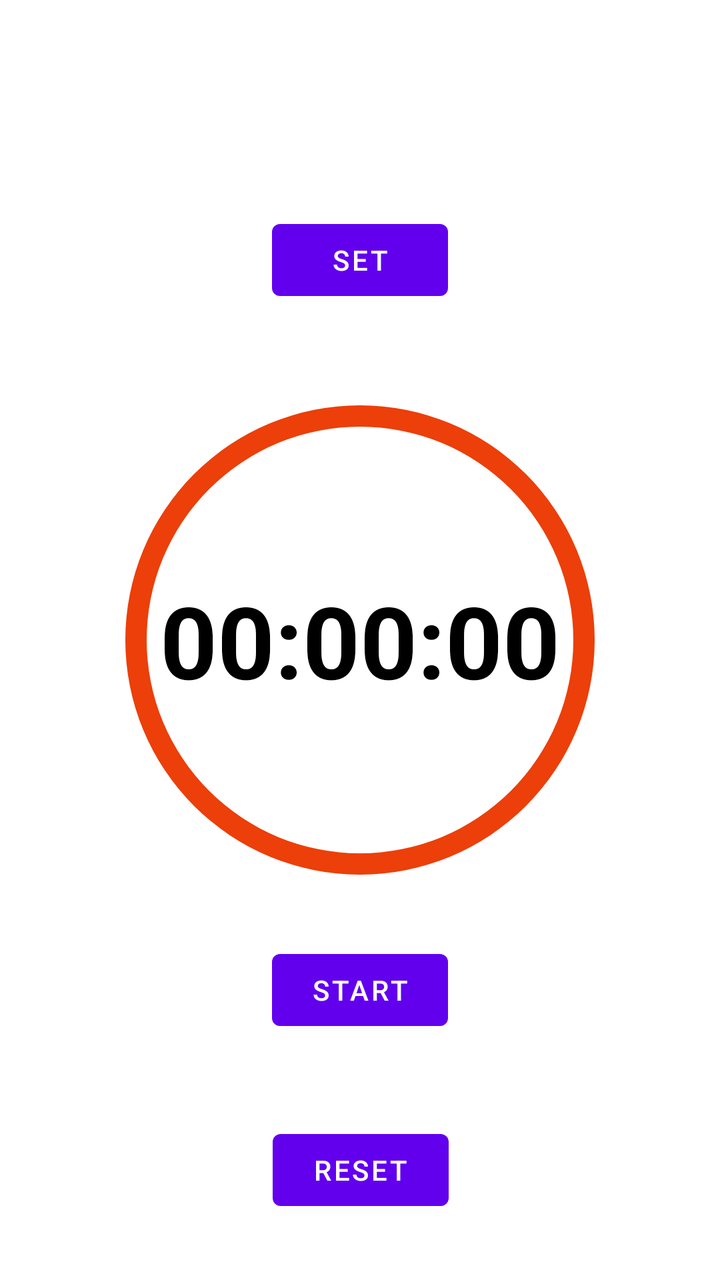
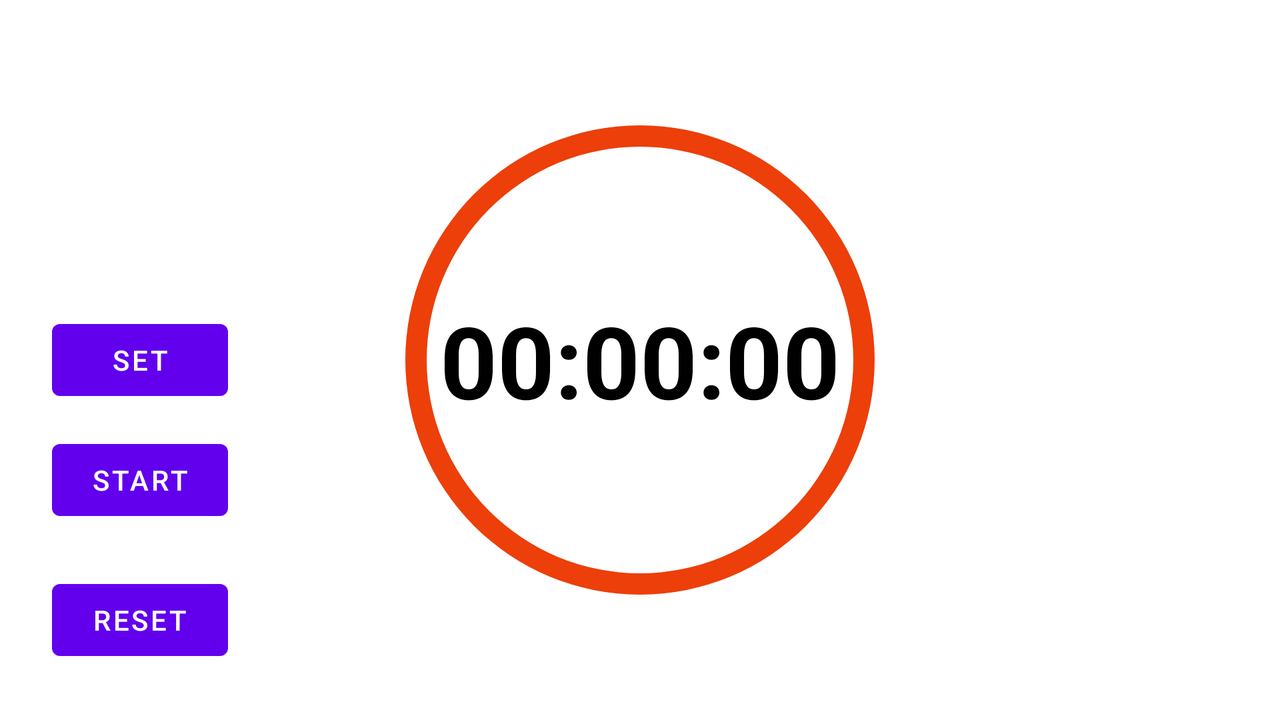

An Android layout and its configuration variant, each rendered on a device that would load it. The default file and the variant file are quoted in full after the pictures.
<!-- AndroidManifest.xml: application theme Theme.Timer1 -->
<!-- res/layout/activity_main.xml -->
<?xml version="1.0" encoding="utf-8"?>
<androidx.constraintlayout.widget.ConstraintLayout xmlns:android="http://schemas.android.com/apk/res/android"
    xmlns:app="http://schemas.android.com/apk/res-auto"
    xmlns:tools="http://schemas.android.com/tools"
    android:layout_width="match_parent"
    android:layout_height="match_parent"
    tools:context=".MainActivity">

    <TextView
        android:id="@+id/time"
        android:layout_width="wrap_content"
        android:layout_height="wrap_content"
        android:text="00:00:00"
        android:textSize="50dp"
        android:textStyle="bold"
        android:textColor="@color/black"
        app:layout_constraintBottom_toBottomOf="parent"
        app:layout_constraintLeft_toLeftOf="parent"
        app:layout_constraintRight_toRightOf="parent"
        app:layout_constraintTop_toTopOf="parent" />

    <Button
        android:id="@+id/startbutton"
        android:layout_width="wrap_content"
        android:layout_height="wrap_content"
        android:text="START"
        android:layout_marginTop="350dp"
        app:layout_constraintBottom_toBottomOf="parent"
        app:layout_constraintEnd_toEndOf="parent"
        app:layout_constraintStart_toStartOf="parent"
        app:layout_constraintTop_toTopOf="parent" />

    <Button
        android:id="@+id/resetbutton"
        android:layout_width="wrap_content"
        android:layout_height="wrap_content"
        android:text="RESET"
        android:layout_marginBottom="20dp"
        app:layout_constraintBottom_toBottomOf="parent"
        app:layout_constraintEnd_toEndOf="parent"
        app:layout_constraintHorizontal_bias="0.501"
        app:layout_constraintStart_toStartOf="parent"
        app:layout_constraintTop_toBottomOf="@+id/startbutton"
        app:layout_constraintVertical_bias="0.79" />

    <Button
        android:id="@+id/setinput"
        android:layout_width="wrap_content"
        android:layout_height="wrap_content"
        android:text="set"
        android:layout_marginTop="100dp"
        app:layout_constraintBottom_toTopOf="@+id/progressBar"
        app:layout_constraintEnd_toEndOf="parent"
        app:layout_constraintStart_toStartOf="parent"
        app:layout_constraintTop_toTopOf="parent" />

    <ProgressBar
        android:id="@+id/progressBar"
        android:layout_width="320dp"
        android:layout_height="320dp"
        android:indeterminateOnly="false"
        android:max="100"
        android:progress="100"
        android:progressDrawable="@drawable/progress"
        app:layout_constraintBottom_toBottomOf="parent"
        app:layout_constraintEnd_toEndOf="parent"
        app:layout_constraintStart_toStartOf="parent"
        app:layout_constraintTop_toTopOf="parent" />

</androidx.constraintlayout.widget.ConstraintLayout>
<!-- resources referenced by this layout -->
<resources>
  <!-- drawable progress (drawable) -->
  <?xml version="1.0" encoding="utf-8"?>
  <layer-list xmlns:android="http://schemas.android.com/apk/res/android">
  <item>
      <shape
          android:shape="ring"
          android:thicknessRatio="30"
          android:useLevel="false"
          android:tint="@color/white"
          ></shape>
  </item>
      <item>
          <shape
              android:shape="ring"
              android:thicknessRatio="30"
              android:useLevel="true"
              android:tint="#EC3F09"
              ></shape>
      </item>
  
  </layer-list>
  <style name="Theme.Timer1" parent="Theme.MaterialComponents.DayNight.DarkActionBar">
          
          <item name="colorPrimary">@color/purple_500</item>
          <item name="colorPrimaryVariant">@color/purple_700</item>
          <item name="colorOnPrimary">@color/white</item>
          
          <item name="colorSecondary">@color/teal_200</item>
          <item name="colorSecondaryVariant">@color/teal_700</item>
          <item name="colorOnSecondary">@color/black</item>
          
          <item name="android:statusBarColor" tools:targetApi="l">?attr/colorPrimaryVariant</item>
          
      </style>
</resources>
<!-- res/layout-land/activity_main.xml (the repository's variant of the layout above) -->
<!-- drawn on the phone turned sideways -->
<?xml version="1.0" encoding="utf-8"?>
<androidx.constraintlayout.widget.ConstraintLayout xmlns:android="http://schemas.android.com/apk/res/android"
    xmlns:app="http://schemas.android.com/apk/res-auto"
    xmlns:tools="http://schemas.android.com/tools"
    android:layout_width="match_parent"
    android:layout_height="match_parent"
    tools:context=".MainActivity">

    <TextView
        android:id="@+id/time"
        android:layout_width="wrap_content"
        android:layout_height="wrap_content"
        android:text="00:00:00"
        android:textSize="50dp"
        android:textStyle="bold"
        android:textColor="@color/black"
        app:layout_constraintBottom_toBottomOf="parent"
        app:layout_constraintLeft_toLeftOf="parent"
        app:layout_constraintRight_toRightOf="parent"
        app:layout_constraintTop_toTopOf="parent" />

    <Button
        android:id="@+id/startbutton"
        android:layout_width="wrap_content"
        android:layout_height="wrap_content"
        android:text="START"
        android:layout_marginRight="500dp"
        android:layout_marginTop="120dp"
        app:layout_constraintBottom_toBottomOf="parent"
        app:layout_constraintEnd_toEndOf="parent"
        app:layout_constraintStart_toStartOf="parent"
        app:layout_constraintTop_toTopOf="parent" />

    <Button
        android:id="@+id/resetbutton"
        android:layout_width="wrap_content"
        android:layout_height="wrap_content"
        android:text="RESET"
        android:layout_marginBottom="20dp"
        android:layout_marginRight="500dp"
        app:layout_constraintBottom_toBottomOf="parent"
        app:layout_constraintEnd_toEndOf="parent"
        app:layout_constraintHorizontal_bias="0.501"
        app:layout_constraintStart_toStartOf="parent"
        app:layout_constraintTop_toBottomOf="@+id/startbutton"
        app:layout_constraintVertical_bias="0.79" />

    <Button
        android:id="@+id/setinput"
        android:layout_width="wrap_content"
        android:layout_height="wrap_content"
        android:text="set"
        android:layout_marginRight="500dp"
        app:layout_constraintBottom_toBottomOf="parent"
        app:layout_constraintEnd_toEndOf="parent"
        app:layout_constraintStart_toStartOf="parent"
        app:layout_constraintTop_toTopOf="parent" />

    <ProgressBar
        android:id="@+id/progressBar"
        android:layout_width="320dp"
        android:layout_height="320dp"
        android:indeterminateOnly="false"
        android:max="100"
        android:progress="100"
        android:progressDrawable="@drawable/progress"
        app:layout_constraintBottom_toBottomOf="parent"
        app:layout_constraintEnd_toEndOf="parent"
        app:layout_constraintStart_toStartOf="parent"
        app:layout_constraintTop_toTopOf="parent" />

</androidx.constraintlayout.widget.ConstraintLayout>
